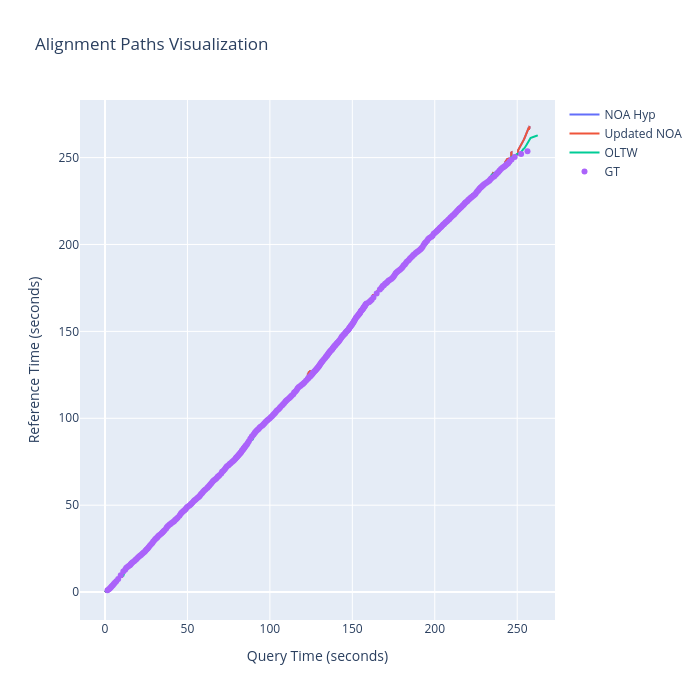

Notebook source saved alongside this figure:
### Code cell
import plotly.graph_objs as go

# plot dtw_hyp, noa_hyp, and path_noa, and gt
fig = go.Figure()
fig.update_layout(
    width=700,
    height=700,
    xaxis_title="Query Time (seconds)",
    yaxis_title="Reference Time (seconds)",
    title="Alignment Paths Visualization"
)


# Add traces for dtw_hyp, noa_hyp, and path_noa
# fig.add_trace(go.Scatter(x=dtw_hyp[0], y=dtw_hyp[1], mode='lines', name='DTW Hyp'))
fig.add_trace(go.Scatter(x=noa_hyp[0], y=noa_hyp[1], mode='lines', name='NOA Hyp'))
fig.add_trace(go.Scatter(x=path_noa[0], y=path_noa[1], mode='lines', name='Updated NOA'))
fig.add_trace(go.Scatter(x=path_oltw[0], y=path_oltw[1], mode='lines', name='OLTW'))
fig.add_trace(go.Scatter(x=gt[0], y=gt[1], mode='markers', name='GT'))

### Figure 1 — Plotly figure (JSON) as saved in the notebook; plotly's stock layout.template omitted (floating-point values rounded to 4 significant figures; data arrays with more than 128 entries replaced by an {"elided": "..."} marker saying what was removed)
{"data": [{"mode": "lines", "name": "NOA Hyp", "type": "scatter", "x": {"elided": "11091 float values"}, "y": {"elided": "11091 float values"}}, {"mode": "lines", "name": "Updated NOA", "type": "scatter", "x": {"elided": "11091 float values"}, "y": {"elided": "11091 float values"}}, {"mode": "lines", "name": "OLTW", "type": "scatter", "x": {"elided": "20051 float values"}, "y": {"elided": "20051 float values"}}, {"mode": "markers", "name": "GT", "type": "scatter", "x": {"elided": "396 float values"}, "y": {"elided": "396 float values"}}], "layout": {"height": 700, "title": {"text": "Alignment Paths Visualization"}, "width": 700, "xaxis": {"title": {"text": "Query Time (seconds)"}}, "yaxis": {"title": {"text": "Reference Time (seconds)"}}}}
